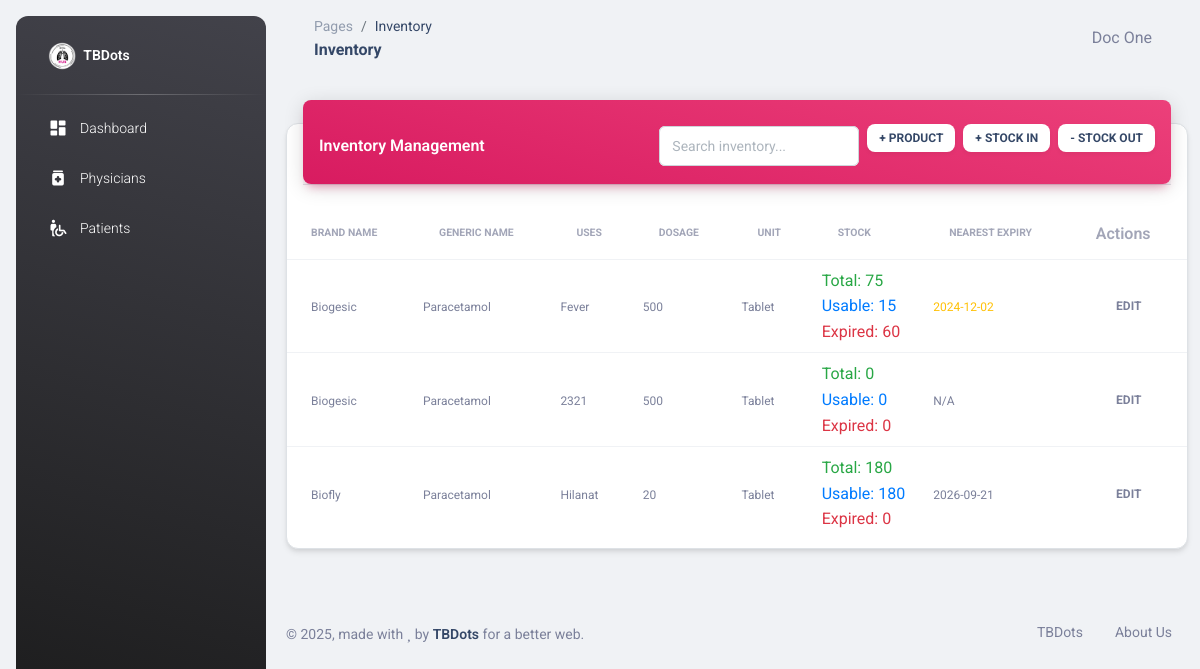
Screenshot of /inventory.php (signed in) with the database file from the repository.
### tables this page shows
CREATE TABLE IF NOT EXISTS `products` (
  `id` int NOT NULL AUTO_INCREMENT,
  `brand_name` varchar(255) NOT NULL,
  `generic_name` varchar(255) NOT NULL,
  `uses` text,
  `dosage` varchar(255) DEFAULT NULL,
  `unit_of_measure` varchar(50) NOT NULL,
  `created_at` timestamp NULL DEFAULT CURRENT_TIMESTAMP,
  PRIMARY KEY (`id`)
);

### inventory.php (the view, shortened to what this page needs)
<?php
require_once "connection/db.php";
include_once('head.php');
$sql = "SELECT p.*,
        COALESCE(SUM(i.quantity), 0) as total_stock,
        MIN(i.expiration_date) as nearest_expiry,
        GROUP_CONCAT(
            CONCAT(i.batch_number, ':', i.quantity, ':', i.expiration_date)
            ORDER BY i.expiration_date ASC
            SEPARATOR '|'
        ) as batch_details
        FROM products p
        LEFT JOIN inventory i ON p.id = i.product_id
        GROUP BY p.id";
$products = $conn->query($sql);
$batchesql = "SELECT
    lt.*,
    i.expiration_date
FROM inventory_transactions lt
LEFT JOIN inventory i
    ON lt.product_id = i.product_id AND lt.batch_number = i.batch_number
WHERE lt.type = 'IN'
ORDER BY lt.transaction_date;";
$batchData = $conn->query($batchesql);
?>
<body class="g-sidenav-show bg-gray-200">
    <?php include_once('sidebar.php'); ?>
    <main class="main-content position-relative max-height-vh-100 h-100 border-radius-lg">
        <?php include_once('navbar.php'); ?>
        <div class="container-fluid py-4">
            <div class="row">
                <div class="col-12">
                    <div class="card my-4">
                        <div class="card-header p-0 position-relative mt-n4 mx-3 z-index-2">
                            <div class="bg-gradient-primary shadow-primary border-radius-lg pt-4 pb-3">
                                <div class="d-flex justify-content-between align-items-center px-3">
                                    <h6 class="text-white text-capitalize mb-0">Inventory Management</h6>
                                    <div class="d-flex align-items-center gap-2">
                                        <div class="input-group input-group-outline bg-white rounded">
                                            <input type="text" id="searchInventory" class="form-control" placeholder="Search inventory...">
                                        </div>
                                        <button type="button" class="btn bg-white btn-sm" data-bs-toggle="modal" data-bs-target="#addProductModal">
                                            + Product
                                        </button>
                                        <button type="button" class="btn bg-white btn-sm" data-bs-toggle="modal" data-bs-target="#addInventoryModal">
                                            + Stock In
                                        </button>
                                        <button type="button" class="btn bg-white btn-sm" data-bs-toggle="modal" data-bs-target="#inventoryOutModal">
                                            - Stock Out
                                        </button>
                                    </div>
                                </div>
                            </div>
                        </div>
                        <div class="card-body px-0 pb-2">
                            <div class="table-responsive p-0">
                                <table class="table align-items-center mb-0" id="inventoryTable">
                                    <thead>
                                        <tr>
                                            <th class="text-uppercase text-secondary text-xxs font-weight-bolder opacity-7">Brand Name</th>
                                            <th class="text-uppercase text-secondary text-xxs font-weight-bolder opacity-7">Generic Name</th>
                                            <th class="text-uppercase text-secondary text-xxs font-weight-bolder opacity-7">Uses</th>
                                            <th class="text-uppercase text-secondary text-xxs font-weight-bolder opacity-7">Dosage</th>
                                            <th class="text-uppercase text-secondary text-xxs font-weight-bolder opacity-7">Unit</th>
                                            <th class="text-uppercase text-secondary text-xxs font-weight-bolder opacity-7">Stock</th>
                                            <th class="text-uppercase text-secondary text-xxs font-weight-bolder opacity-7">Nearest Expiry</th>
                                            <th class="text-secondary opacity-7">Actions</th>
                                        </tr>
                                    </thead>
                                    <tbody>
                                        <?php while($row = $products->fetch_assoc()): ?>
                                            <?php
                                            $usable_stock = 0;
                                            $expired_stock = 0;
                                            if ($row['batch_details']) {
                                                $batches = explode('|', $row['batch_details']);
                                                foreach ($batches as $batch) {
                                                    list($batchNumber, $quantity, $expiryDate) = explode(':', $batch);
                                                    if (strtotime($expiryDate) > time()) {
                                                        $usable_stock += $quantity;
                                                    } else {
                                                        $expired_stock += $quantity;
                                                    }
                                                }
                                            }
                                            ?>
                                            <tr onclick="showProductDetails(<?php echo htmlspecialchars(json_encode($row)); ?>, <?php echo htmlspecialchars(json_encode($batchData->fetch_all(MYSQLI_ASSOC))); ?>)" style="cursor: pointer;">
                                                <td class="ps-4"><span class="text-secondary text-xs"><?php echo htmlspecialchars($row['brand_name']); ?></span></td>
                                                <td><span class="text-secondary text-xs"><?php echo htmlspecialchars($row['generic_name']); ?></span></td>
                                                <td><span class="text-secondary text-xs"><?php echo htmlspecialchars($row['uses']); ?></span></td>
                                                <td><span class="text-secondary text-xs"><?php echo htmlspecialchars($row['dosage']); ?></span></td>
                                                <td><span class="text-secondary text-xs"><?php echo htmlspecialchars($row['unit_of_measure']); ?></span></td>
                                                <td>
                                                    <div class="stock-info">
                                                        <span class="total-stock">Total: <?php echo $row['total_stock']; ?></span><br>
                                                        <span class="usable-stock">Usable: <?php echo $usable_stock; ?></span><br>
                                                        <span class="expired-stock">Expired: <?php echo $expired_stock; ?></span>
                                                    </div>
                                                </td>
                                                <td>
                                                    <span class="text-xs <?php echo ($row['nearest_expiry'] && strtotime($row['nearest_expiry']) < strtotime('+30 days')) ? 'expiry-warning' : ''; ?>">
                                                        <?php echo $row['nearest_expiry'] ? date('Y-m-d', strtotime($row['nearest_expiry'])) : 'N/A'; ?>
                                                    </span>
                                                </td>
                                                <td class="align-middle">
                                                    <button onclick='editProduct(<?php echo json_encode($row); ?>)' class="btn btn-link text-secondary mb-0">
                                                        <i class="fa fa-edit text-xs"></i> Edit
                                                    </button>
                                                </td>
                                            </tr>
                                        <?php endwhile; ?>
                                    </tbody>
                                </table>
                            </div>
                        </div>
                    </div>
                </div>
            </div>
        </div>
        <?php include_once('footer.php'); ?>
    </main>
</body>
</html>

### inventory.php (style rules this page uses)
.expiry-warning { color: #ffc107; }
.form-control { border: 1px solid #ced4da !important; background-color: #fff !important; padding: 0.375rem 0.75rem !important; }
.card { margin-bottom: 1.5rem; border: 1px solid #dee2e6; }
.card-header { background-color: #f8f9fa; padding: 0.75rem 1.25rem; border-bottom: 1px solid #dee2e6; }
.card-body { padding: 1.25rem; }
.btn.btn-sm { padding: 8px 12px !important; font-size: 12px !important; line-height: 1 !important; white-space: nowrap !important; min-width: fit-content !important; }
.btn.bg-white { color: #344767 !important; border: none !important; box-shadow: 0 2px 4px rgba(0,0,0,0.05) !important; }
.input-group-outline { min-width: 200px; max-width: 300px; flex: 1; }
.total-stock { color: #28a745; }
.usable-stock { color: #007bff; }
.expired-stock { color: #dc3545; }

### rows the page displays
products: brand_name "Biogesic", generic_name "Paracetamol", uses "Fever", dosage "500", unit_of_measure "Tablet", total_stock "75", usable_stock "15", expired_stock "60", nearest_expiry "2024-12-02"
products: brand_name "Biogesic", generic_name "Paracetamol", uses "2321", dosage "500", unit_of_measure "Tablet", total_stock "0", usable_stock "0", expired_stock "0", shows "N/A"
products: brand_name "Biofly", generic_name "Paracetamol", uses "Hilanat", dosage "20", unit_of_measure "Tablet", total_stock "180", usable_stock "180", expired_stock "0", nearest_expiry "2026-09-21"

### other values shown
str_replace('_', ' ', str_replace('.php', '', $page_name)) "Inventory"
$_SESSION['fullname'] "Doc One"
